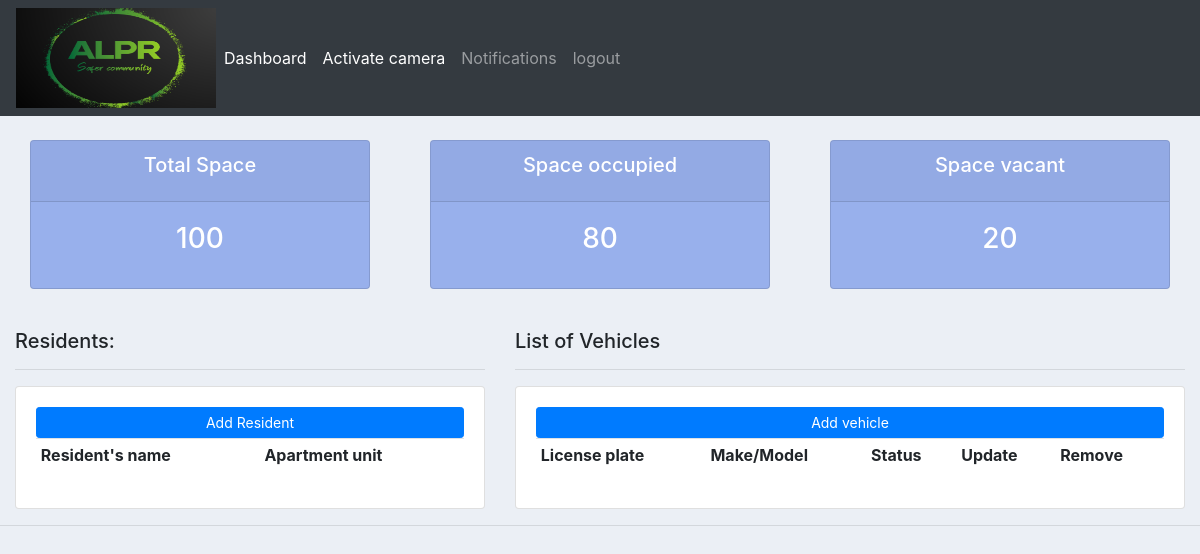
The app's page /dashboard/, older data.
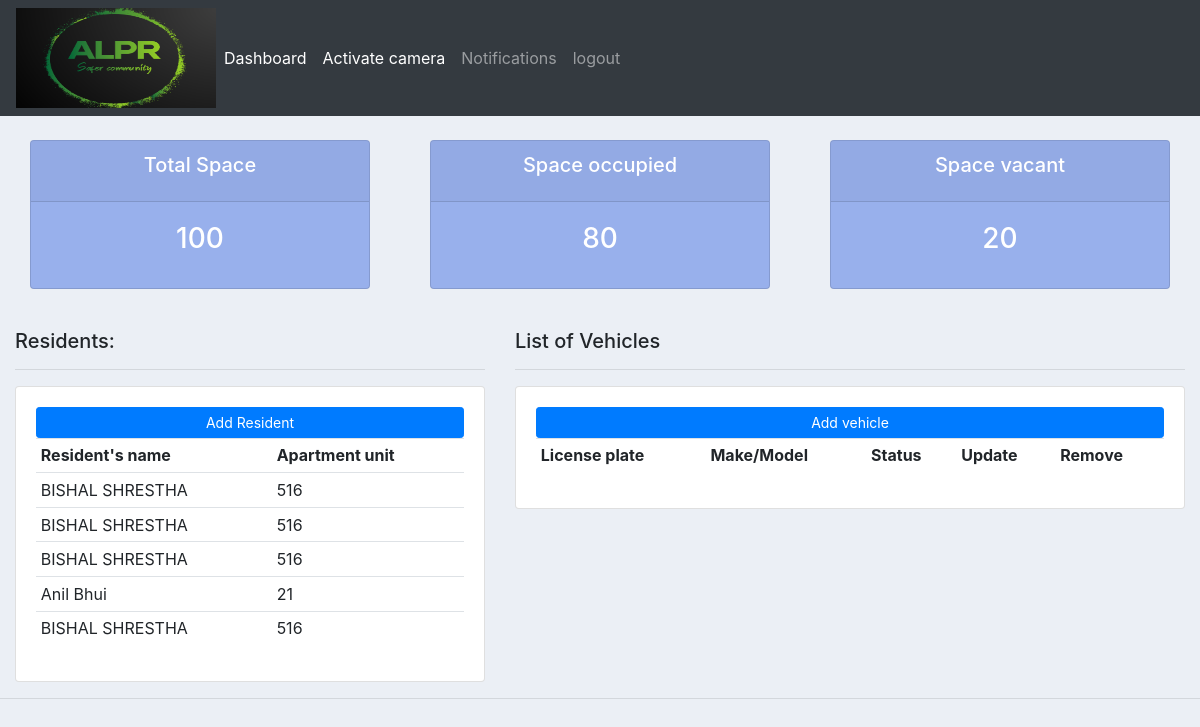
The same page, newer data.
### accounts/models.py (models this page shows, shortened)
class Resident(models.Model):
    name = models.CharField(max_length=50, null=True)
    apartment_unit = models.CharField(max_length=50, null=True)

### accounts/views.py (the view)
# urls.py: path('dashboard/', views.dashboardFn, name="dashboard"),
def dashboardFn(request):
    vehicles = Vehicle.objects.all()
    residents = Resident.objects.all()
    context = {'vehicles': vehicles,'residents':residents}
    return render(request, 'accounts/dashboardPage.html', context)

### accounts/templates/accounts/dashboardPage.html (shortened to what this page needs)
{%  extends 'accounts/main.html' %}
{% block content %}
{%  include 'accounts/status.html' %}
<br>
<div class="row">
    <div class="col-md-5">
        <h5>Residents:</h5>
        <hr>
        <div class="card card-body">
            <a class="btn btn-primary  btn-sm btn-block" href="{% url 'add_resident' %}">Add Resident</a>
            <table class="table table-sm">
                <tr>
                    <th>Resident's name</th>
                    <th>Apartment unit</th>
                </tr>
                {% for resident in residents %}
                    <tr>
                        <td>{{resident.name}}</td>
                        <td>{{resident.apartment_unit}}</td>
                    </tr>
                {% endfor %}
            </table>
        </div>
    </div>
    <div class="col-md-7">
        <h5>List of Vehicles</h5>
        <hr>
        <div class="card card-body">
            <a class="btn btn-primary  btn-sm btn-block" href="{% url 'add_vehicle' %}">Add vehicle</a>
            <table class="table table-sm">
                <tr>
                    <th>License plate</th>
                    <th>Make/Model</th>
                    <th>Status</th>
                    <th>Update</th>
                    <th>Remove</th>
                </tr>
            </table>
        </div>
    </div>
</div>
{% endblock %}

Row changes from the older to the newer data that the page shows:
added Resident: name "BISHAL SHRESTHA", apartment_unit "516"
added Resident: name "BISHAL SHRESTHA", apartment_unit "516"
added Resident: name "BISHAL SHRESTHA", apartment_unit "516"
added Resident: name "Anil Bhui", apartment_unit "21"
added Resident: name "BISHAL SHRESTHA", apartment_unit "516"
